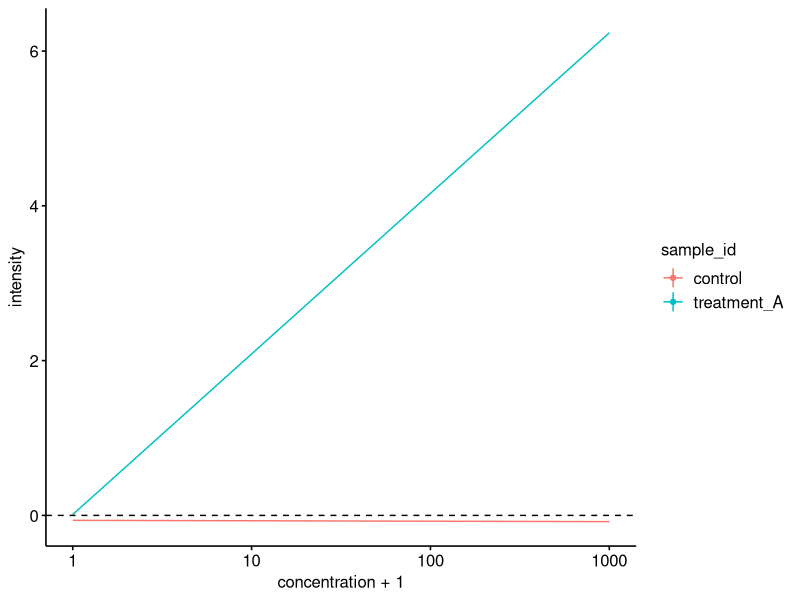

This figure's R source: (Note: this script raises an error after producing the figure.)
## ---- chunk 1
knitr::opts_chunk$set(echo = TRUE)
## ---- chunk 2
library(tidyverse)
## ---- chunk 3

# === simulate some linear dose ~ response data with noise ===

# --- number of concentrations measured ---

dose <- c(10**(3:0), 0)
names(dose) <- paste("conc", c(1:(length(dose) - 1), 0), sep = "_")

# --- number of conditions measured ---

# effect sizes
cond <- rep(c(0, 2, 40, 10, 0), each = 2)
names(cond) <- paste(rep(c("control", paste("treatment", LETTERS[1:4], sep = "_")), 
                         each = 2), c(1, 2), sep = ".")

# generate random table (set 1)

set.seed(22417)

sapply(cond, function(i) rnorm(dose, mean = i * log10(dose + 1), sd = pmax(c(i * log10(dose + 1) * 0.1), .5))) %>% 
  round(digits = 3) %>% 
  data.frame(row.names = names(dose)) %>% t %>% 
  data.frame() %>% 
  cbind(table_id = paste("table", rep(c(1, 1, 2, 2, 3), each = 2), sep = "_")) %>% 
  as_tibble(rownames = "sample_id") %>% 
  separate("sample_id", sep = "\\.", into = c("sample_id", "replicate_id")) %>% 
  mutate(replicate_id = str_c("replicate_", replicate_id)) -> all_plates.1

# generate random table (set 2)

set.seed(8041)

sapply(cond, function(i) rnorm(dose, mean = i * log10(dose + 1), sd = pmax(c(i * log10(dose + 1) * 0.1), .5))) %>% 
  round(digits = 3) %>% 
  data.frame(row.names = names(dose)) %>% t %>% 
  as_tibble(rownames = "exp_id") %>%
  select(exp_id, conc_2, conc_0) -> all_plates.2

# plate_1 is wide without assignments

plate_1 <- all_plates.1 %>% 
  filter(table_id == "table_1") %>% select(-table_id) %>% 
  as.data.frame()

# plate_2 is wide with assignments

plate_2 <- all_plates.1 %>% 
  filter(table_id == "table_2") %>% select(-table_id) %>% 
  as.data.frame()

# plate_3 is wide with assignments, but mixed

plate_3 <- all_plates.1 %>% 
  filter(table_id == "table_3") %>% select(-table_id) %>% 
  select(sample_id, replicate_id, conc_1, conc_3, conc_2, conc_4, conc_0) %>% 
  as.data.frame()

# plate_4 is randomized order different style without treatment_D.2 and
# replicate .A is systematically higher (for treatments) than the others

set.seed(53108)

plate_4 <- all_plates.2 %>% 
  filter(exp_id != "treatment_D.2") %>% 
  group_split(str_detect(exp_id, "^t.+1$"), keep = FALSE) %>% 
  modify_at(2, ~mutate_at(., vars(starts_with("conc")), list(~ . * rnorm(., mean = 2)))) %>% 
  bind_rows() %>%
  separate(exp_id, into = c("sample_id", "replicate_id"), sep = "\\.") %>% 
  mutate(replicate_id = str_c("rep.", LETTERS[as.numeric(replicate_id)])) %>% 
  pivot_longer(starts_with("conc"), names_to = "concentration") %>% 
  pivot_wider(id_cols = c("sample_id", "concentration"), names_from = replicate_id) %>% 
  unite("exp_id", sample_id, concentration, sep = ".") %>% 
  sample_n(nrow(.)) %>% 
  as.data.frame()

rm(cond, list = ls(pattern = "all_plates"))

# print the unlabelled table (works also with plate_2 etc.)

plate_1 %>% 
  mutate(anonymous = str_c("<b>", 1:nrow(.), "</b>")) %>% 
  select(-ends_with("id")) %>% 
  select("anonymous", everything()) %>% 
  knitr::kable(format = "markdown", align = "c",
               col.names = c(" ", LETTERS[1:ncol(.) - 1]))
## ---- chunk 4
plate_1 %>% 
  mutate_at(vars(ends_with("id")), ~str_c("<b>", ., "</b>")) %>% 
  knitr::kable(format = "markdown", align = "c",
               col.names = c(" ", " ", colnames(.)[3:ncol(.)]))
## ---- chunk 5
plate_1 %>% 
  # -- start counting --
  gather(key = "concentration", value = "intensity", -sample_id, -replicate_id) %>% 
  mutate(concentration = str_c(dose[concentration], " µM")) %>% 
  group_by(sample_id, concentration) %>% 
  summarize(mean = round(mean(intensity), 3), sd = round(sd(intensity), 3)) %>% 
  # -- stop counting --
  knitr::kable(format = "markdown", align = "r")
## ---- chunk 6
plate_1 %>% 
  gather(key = "concentration", value = "intensity", -sample_id, -replicate_id) %>% 
  mutate(concentration = dose[concentration]) %>% 
  # -- start counting --
  ggplot(aes(x = concentration + 1, y = intensity, color = sample_id)) +
  geom_smooth(method = lm, se = FALSE, size = .5) +
  geom_hline(yintercept = 0, linetype = "dashed") +
  stat_summary(fun.data = mean_sdl, geom = "linerange") +
  stat_summary(fun.data = mean_sdl, geom = "point") +
  scale_x_log10() +
  # -- stop counting --
  theme_classic(base_size = 12) + theme(
    axis.ticks  = element_line(colour = "black"),
    axis.text   = element_text(size = 12, colour = "black"),
    legend.text = element_text(size = 12)
  )
## ---- chunk 7
plate_1 <- plate_1 %>% 
  select_at(vars(starts_with("conc"))) %>% 
  as.data.frame()

colnames(plate_1) <- LETTERS[1:ncol(plate_1)]

# save some plates as csv

lapply(ls(pattern = "plate_[1-3]"), function(x) write_csv(
  eval(as.name(x)), path = str_c("./part_10-working_with_tables_files/", x, ".csv")))

# save assignments as RData

save(plate_4, dose, file = "./part_10-working_with_tables_files/plates.RData")

rm("dose", list = ls(pattern = "plate_"))
